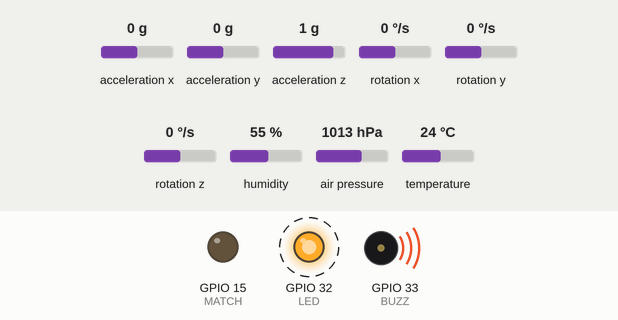
The sketch below on a simulated ESP32. Shown: output pins drawn as LEDs (lit = HIGH), buzzer (waves = sounding, pin HIGH). Dashed ring = blinking. The inputs (shaded band) are chosen by the test bench; at power-on: acceleration y 0 g, acceleration x 0 g, acceleration z 1 g, rotation x 0 °/s, rotation y 0 °/s, rotation z 0 °/s, humidity 55 %, air pressure 1013 hPa, temperature 24 °C. Storage starts empty; what the sketch prints to the serial monitor is not drawn.

Above: at 2.29 s.
2.3 s: acceleration y set to 0.2 g
At 3.3 s:
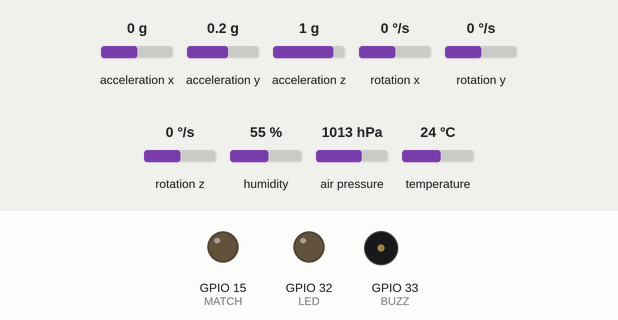
Timing chart, 0 to 5.3 s (numbered marks = the images above; inputs shaded):
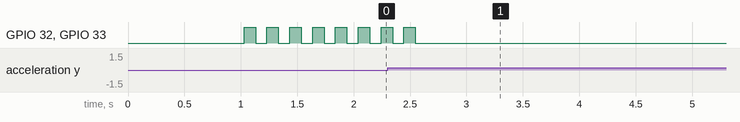

The sketch:

flight_software.ino
```cpp
#include <Adafruit_MPU6050.h>//Librería para el MPU6050
#include <Adafruit_Sensor.h>//Librería para el MPU6050
#include <Wire.h>//Librería para el MPU6050
#include <Adafruit_BME280.h>
#include <SPI.h>    // incluye libreria interfaz SPI
#include <SD.h>     // incluye libreria para tarjetas SD

//Definiciones para el programa
#define SEALEVELPRESSURE_HPA 1013.25  //Se indica la presión a nivel del mar en hPa
#define BME280_ADDRESS 0x76 //Se indica la dirección I2C del sensor
#define LED 32 //Se indica el pin para el LED indicador
#define BUZZ 33 //Se indica el pin para el Buzzer indicador
#define SSpin 5    // Slave Select en pin digital 10
#define MATCH 15 //Cerillo electrónico

//Cración de objetos
Adafruit_BME280 bme;  //Se crea el objeto BME280
Adafruit_MPU6050 mpu; //Se crea el objeto MPU
File archivo;     // objeto archivo del tipo File

//Prototipo de funciones
float mpuRead();
void mpuInit();
void bme_verify();
float bme_read();
void sdInit();
void sdWrite(float mpu, float bme, String state);
void blinkChute();

//Variables
String datos_almacenados = "";
String datos_leidos = "";
String estado = "Plataforma";
float T, P, P0, h, hreal, h1, h2, ay = 0.0;
int H, aux, archivo_num, aux1, aux2 = 0;

//**************************************************** INICIALIZACIÓN DE PERIFÉRICOS ***********************************************************
void setup() {
  //Inicialización de la terminal serie
  Serial.begin(9600);
  while(!Serial);

  //Inicialización de sensores
  mpuInit();
  bme_verify();
  sdInit();

  //Salidas
  pinMode(LED, OUTPUT);
  pinMode(BUZZ, OUTPUT);
  pinMode(MATCH, OUTPUT);
}

//**************************************************** PROGRAMA PRINCIPAL *****************************************************************************
void loop() {
  digitalWrite(MATCH, LOW);
  //*********************************ESTADO DE PLATAFORMA (ESTADO INICIAL)
  if(estado == "Plataforma"){
    //Leer MPU6050, Blink LED y BUZZER y no almacenar en la SD
    Serial.println(estado);
    digitalWrite(LED, HIGH);
    digitalWrite(BUZZ, HIGH);
    //Si la aceleración en Y es mayor o igual a 5G (49 m/s^2). cambiar a Vuelo
    if(mpuRead() >= 10.0){
      estado = "Vuelo";
    }
    delay(100);
    digitalWrite(LED, LOW);
    digitalWrite(BUZZ, LOW);
    aux1 ++;
    if(aux1 == 150){
      aux1 = 0;
      sdWrite(bme_read(),mpuRead(),estado);
    }
    delay(100);

  }
  //**********************************ESTADO DE VUELO
  else if(estado == "Vuelo"){
  //Leer MPU6050, BMP280, almacenar en la SD
  digitalWrite(LED, LOW);
  digitalWrite(BUZZ, LOW);
  //Si la altura decrece cambiar a Apogeo
  h1 = bme_read();
  if(h2-h1 < 0){
    //Está en decremento
    while(h2-h1 < 0){
      h1 = bme_read();
      aux ++;
      delay(50);
      h2 = bme_read();
      if(aux == 40){
        estado = "Apogeo";
        blinkChute();
        break;
      }
      sdWrite(h2,mpuRead(),estado);
      delay(50);
    }
  }
  delay(50);
  h2 = bme_read();
  sdWrite(h2,mpuRead(),estado);
  delay(50);
  }
  //***************************ESTADO DE APOGEO
  else if(estado == "Apogeo") {
  //Desplegar paracaídas, SD, Blink
  digitalWrite(MATCH, HIGH);  //Despliegue del paracaídas
  h1 = bme_read();
  ay = mpuRead();
  sdWrite(h1,ay,estado);
  digitalWrite(LED, HIGH);
  digitalWrite(BUZZ, HIGH);
  if(h1 <= 10){
    estado = "Aterrizaje";
    sdWrite(h1,ay,estado);
  }
  delay(100);
  digitalWrite(LED, LOW);
  digitalWrite(BUZZ, LOW);
  delay(100);
  }
  else if(estado == "Aterrizaje"){
  digitalWrite(LED, HIGH);
  digitalWrite(BUZZ, HIGH);
  delay(100);
  digitalWrite(LED, LOW);
  digitalWrite(BUZZ, LOW);
  delay(100);
  }
}

//**************************************************** FUNCIONES DE PERIFÉRICOS ***********************************************************
//**************************************************** FUNCIONES PARA EL MPU ***********************************************************
float mpuRead(){
  sensors_event_t a, g, t_mpu;
  mpu.getEvent(&a, &g, &t_mpu);
  return a.acceleration.y + 9.81;
}

void mpuInit(){
  Serial.println("MPU6050 DRIVER");
  //Inicialización del MPU6050
  if(!mpu.begin()){
    Serial.println("No se pudo iniciar el MPU6050");
    while(1){
      delay(10);
    }
  }
  Serial.print("MPU detectado");

  //Se indican parámetros iniciales para el funcionamiento del MPU
  mpu.setAccelerometerRange(MPU6050_RANGE_16_G);
  mpu.setFilterBandwidth(MPU6050_BAND_21_HZ);
}

//**************************************************** FUNCIONES PARA EL BME ***********************************************************
void bme_verify(){
  //Si el sensor no es detecatado
  if (!bme.begin(BME280_ADDRESS )) {
    Serial.println("S01");
  }
  else{
    P0=bme.readPressure()/100; //Se lee la presión de referencia [hPa]
    Serial.println("Online");
    Serial.print(P0);
    Serial.println(" hPa");
    delay(1000);
  }
}

float bme_read(){
  int aux=0;
  float decimales = 0.0;

  P = bme.readPressure()/100;   //Se lee la presión [hPa]
  T = bme.readTemperature();    //Se lee la temperatura [°C]
  H = bme.readHumidity();       //Se lee la humedad relativa [%]
  hreal = bme.readAltitude(P0);     //Se calcula la altitud [m]
  aux = int(hreal);
  decimales = hreal - aux;
  if(decimales <= 0.8){
    h = float(aux);
  }
  else{
    h = hreal;
  }
  return h;
}

//**************************************************** FUNCIONES PARA LA SD ***********************************************************
void sdInit(){
	bool aux;
  //Inicialización de la tarjeta SD
  if (!SD.begin(SSpin)) {     // inicializacion de tarjeta SD
    Serial.println("Fallo en inicializacion");// si falla se muestra texto correspondiente y
    return;         // se sale del setup() para finalizar el programa
  }
  Serial.println("Tarjeta inicializada");

  aux=true;
  while(aux){
  if (SD.exists("/flight "+(String)archivo_num+".txt"))
  {
    archivo_num++;
  }else{
    SD.open("/flight " +(String)archivo_num+ ".txt", FILE_WRITE);
    Serial.println("Archivo creado: ");
    Serial.println("/flight "+(String)archivo_num+".txt");
    aux=false;
    }
  }
}

void sdWrite(float mpu, float bme, String state){
  //Escritura en el archivo
  archivo = SD.open("/flight " +(String)archivo_num+ ".txt", FILE_APPEND);
  if(!archivo){
    Serial.println("Error al abrir el archivo");
    return;
  }
  datos_leidos = String(mpu) + ", " + String(bme) + ", " + state;
  archivo.println(datos_leidos);
  archivo.close();
}

//Función para avisar el despliegue de paracarídas
void blinkChute(){
  while(1){
  digitalWrite(LED, HIGH);
  digitalWrite(BUZZ, HIGH);
  delay(10);
  digitalWrite(LED, LOW);
  digitalWrite(BUZZ, LOW);
  delay(10);
  aux2++;
  if(aux2 == 50){
    aux = 0;
    break;
  }
  }
}
```

Measured:
- the behaviour switches between 0 and 0.1 g on acceleration y (found by bisection; images 0 and 1)
- after the input at 2.3 s, GPIO 32 (LED), GPIO 33 (BUZZ): goes on until 2.5 s, then stays LOW
- by itself, GPIO 32 (LED), GPIO 33 (BUZZ): alternates HIGH for 0.10 s and LOW for 0.10 s
